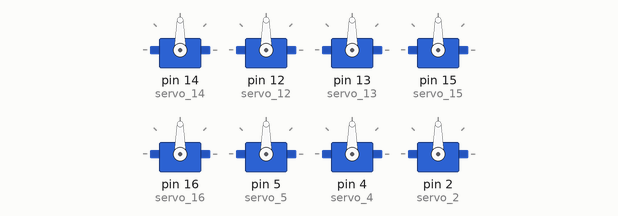
Recording of a sketch running on a simulated Arduino Uno, built with avr-gcc and run on an emulated ATmega328P. Parts: 8 × servo.

Above: at 0.05 s.
At 0.8 s:
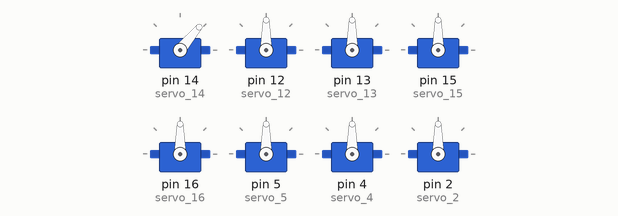
At 1.6 s:
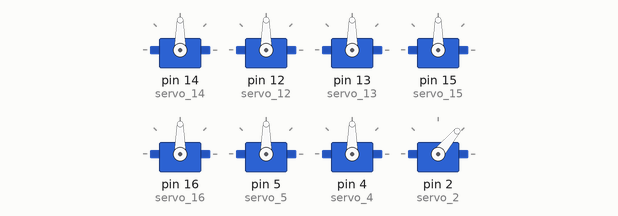
At 2.6 s:
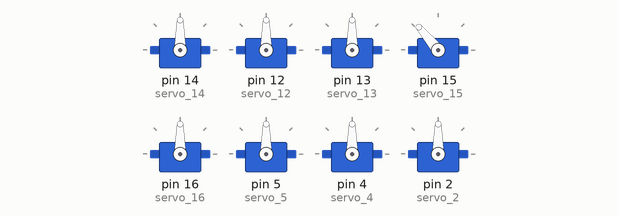
At 3.6 s:
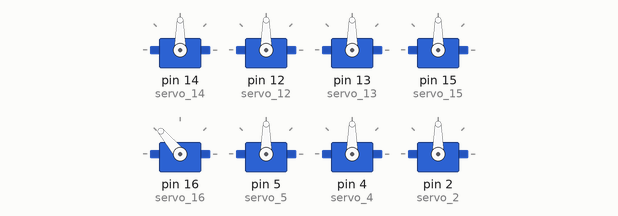
Timing chart, 0 to 6.5 s (numbered marks = the images above):
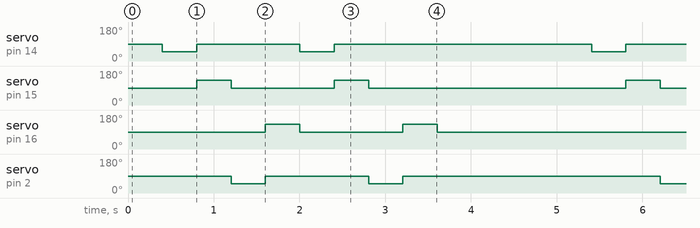

Measured:
- by itself, servo on pin 14 (servo_14), servo on pin 2 (servo_2): repeats every 5.0 s: 90° 1.2 s, 50° 0.40 s, 90° 3.0 s, 50° 0.40 s
- by itself, servo on pin 15 (servo_15), servo on pin 16 (servo_16): repeats every 5.0 s: 90° 1.2 s, 130° 0.40 s, 90° 3.0 s, 130° 0.40 s

The sketch:

7.1dance1.ino
```cpp
#include <Servo.h>
Servo servo_14;//Upper right [paw]
Servo servo_12;//Upper right [arm]
Servo servo_13;//Lower right [arm]
Servo servo_15;//Lower right [paw]
Servo servo_16;//Upper left [paw]
Servo servo_5;//Upper left [arm]
Servo servo_4;//Lower left [arm]
Servo servo_2;//Lower left [paw]

//Create an action array for the elementary step
int array9[10][9] = {
{90, 90, 90, 90, 90, 90, 90, 90, 400},//Lift all four paws
{50, 90, 90, 90, 90, 90, 90, 90, 400},//Right upper paw down
{90, 90, 90, 130, 90, 90, 90, 90, 400},//Right upper paw up, right lower paw down
{90, 90, 90, 90, 90, 90, 90, 50, 400},//Right lower paw up , left lower paw down
{90, 90, 90, 90, 130, 90, 90, 90, 400},//Left upper paw down, left lower paw up
{50, 90, 90, 90, 90, 90, 90, 90, 400},//Left upper paw up, right upper paw down
{90, 90, 90, 130, 90, 90, 90, 90, 400},//Right upper paw up, right lower paw down
{90, 90, 90, 90, 90, 90, 90, 50, 400},//Right lower paw up,left lower paw down
{90, 90, 90, 90, 130, 90, 90, 90, 400},//Left upper paw down, left lower paw up
{90, 90, 90, 90, 90, 90, 90, 90, 400},//Left upper paw up
};

//A function to set the elementary steps
void dance1() {
 for (int i = 0; i <= 9; i = i + 1) {
  servo_14.write(array9[i][0]);
  servo_12.write(array9[i][1]);
  servo_13.write(array9[i][2]);
  servo_15.write(array9[i][3]);
  servo_16.write(array9[i][4]);
  servo_5.write(array9[i][5]);
  servo_4.write(array9[i][6]);
  servo_2.write(array9[i][7]);
  delay(array9[i][8]);
 }
}

void setup() {
  servo_14.attach(14);
  servo_12.attach(12);
  servo_13.attach(13);
  servo_15.attach(15);
  servo_16.attach(16);
  servo_5.attach(5);
  servo_4.attach(4);
  servo_2.attach(2);

}

//Run the program for the elementary step
void loop() {
  dance1();
  delay(1000);
}
```
